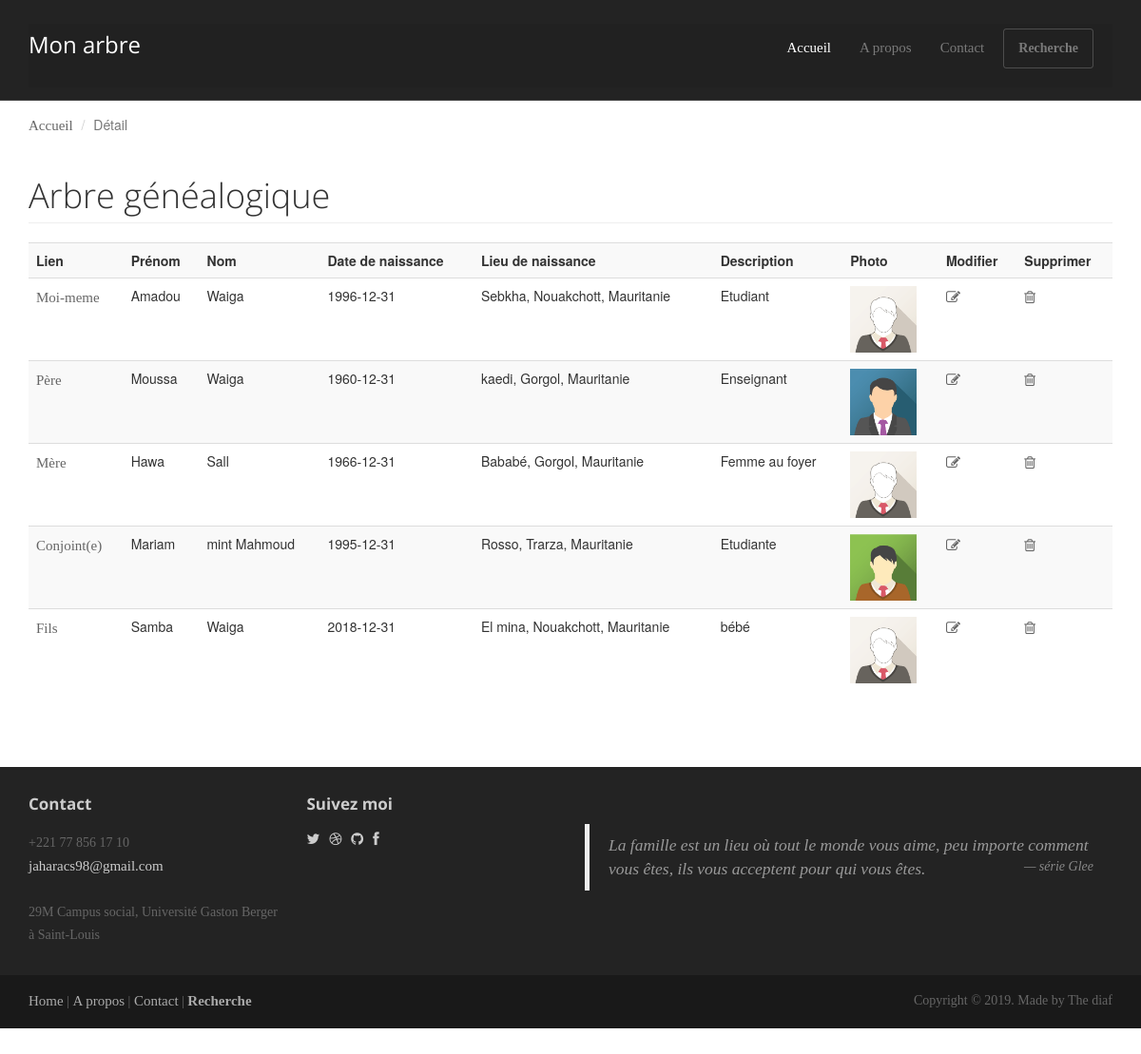
The app's page /details.php?id=3 with its own data.
### tables this page shows
CREATE TABLE `persons` (
  `id` int(11) NOT NULL,
  `firstName` varchar(255) NOT NULL,
  `lastName` varchar(255) NOT NULL,
  `birthDay` date NOT NULL,
  `birthLocality` varchar(255) NOT NULL,
  `sex` varchar(200) NOT NULL,
  `description` varchar(255) NOT NULL,
  `photo` varchar(255) NOT NULL
);

### model/FamilyManager.php (called while the page is built, shortened)
<?php
    class FamilyManager extends Manager
    {
        public function getFamilyInfo($idPerson)
        {
            $db = $this->dbConnect();
            $req = $db->query("SELECT * FROM family WHERE idUser='$idPerson' OR self='$idPerson' ;");
            $data = $req->fetch();
            return $data;
        }
    }

### model/PersonManager.php (called while the page is built, shortened)
<?php
    class PersonManager extends Manager
    {
        public function getPers($idPerson)
        {
            $db = $this->dbConnect();
            $req = $db->query("SELECT * FROM persons WHERE  id='$idPerson';");
            $data = $req->fetch();
            return $data;
        }
    }

### details.php (the view, shortened to what this page needs)
	<header id="heade"></header>
    <div class="container">
        <ol class="breadcrumb">
            <li><a href="index.php">    Accueil</a></li>
            <li class="active">Détail</li>
        </ol>
        <header class="page-header">
            <h1 class="page-title">Arbre généalogique</h1>
        </header>
        <?php
            require_once('model/FamilyManager.php');
            require_once('model/PersonManager.php');
            $personManager = new PersonManager();
            $familyManager = new FamilyManager();
            $family = $familyManager->getFamilyInfo($_GET['id']);
            $link = array(
                'self'      =>  'Moi-meme',
                'father'    =>  'Père',
                'mother'    =>  'Mère',
                'joint'     =>  'Conjoint(e)',
                'son'       =>  'Fils',
                'daughter'  =>  'Fille',
                'brother'   =>  'Frère'
            );
            if ($family){
                $txt = "<table class='table table-striped'><tr><th>Lien</th><th>Prénom</th>
                        <th>Nom</th><th>Date de naissance</th><th>Lieu de naissance</th>
                        <th>Description</th><th>Photo</th><th>Modifier</th><th>Supprimer</th></tr>";
                foreach ($family As $member => $val){
                    $person = $personManager->getPers($family[$member]);
                    if ($member != 'id' AND $member != 'idUser' AND !is_int($member)){
                        if ($person){
                            $id = $person['id'];
                            $txt .= "<tr>";
                            $txt .= "<td><a href='details.php?id=$id'>" . $link[$member] ."</a></td>";
                            $txt .= "<td>".$person['firstName']."</td>";
                            $txt .= "<td>".$person['lastName']."</td>";
                            $txt .= "<td>".$person['birthDay']."</td>";
                            $txt .= "<td>".$person['birthLocality']."</td>";
                            $txt .= "<td>".$person['description']."</td>";
                            $txt .= "<td> <img src=".$person['photo']." width='70' height='70' class='img1 img  img-responsive'></td>";
                            $txt .= "<td><a href='modifier.php?id=$id'><span class=\"fa fa-edit\"></span></a></td>";
                            $txt .= "<td><a href='supprimer.php?id=$id'><span class=\"fa fa-trash-o\"></span></a></td>";
                        }
                    }
                }
            echo $txt."</table>";
            }
        ?>
    </div>
<?php $content=ob_get_clean(); ?>
<?php require('template.php'); ?>

### template.php (shortened to what this page needs)
<!DOCTYPE html>
<html lang="fr">
<head>
	<link rel="stylesheet" href="assets/css/bootstrap.min.css">
	<link rel="stylesheet" href="assets/css/bootstrap.css">
	<link rel="stylesheet" href="assets/css/font-awesome.min.css">
	<link rel="stylesheet" href="assets/css/bootstrap-theme.css" media="screen" >
	<link rel="stylesheet" href="../assets/css/main.css">
</head>
<body class="home">
	<div class="navbar navbar-inverse navbar-fixed-top  headroom" >
		<div class="container">
			<div class="navbar-header">
				<a class="navbar-brand" href="index.php">Mon arbre</a>
			</div>
			<div class="collapse bg-dark navbar-collapse">
				<ul class="nav navbar-nav pull-right">
					<li class="active"><a href="index.php">Accueil</a></li>
					<li><a href="about.php">A propos</a></li>
					<li><a href="contact.php">Contact</a></li>
					<li><a class="btn" href="search.php">Recherche</a></li>
				</ul>
			</div>
		</div>
	</div>
    <?= $content ?>
    <footer id="footer" class="top-space">
		<div class="footer1">
			<div class="container">
				<div class="row">
					<div class="col-md-3 widget">
						<h3 class="widget-title">Contact</h3>
						<div class="widget-body">
							<p>+221 77 856 17 10<br>
								<a href="mailto:#">jaharacs98@gmail.com</a><br>
								<br>
								29M Campus social, Université Gaston Berger à Saint-Louis
							</p>
						</div>
					</div>
					<div class="col-md-3 widget">
						<h3 class="widget-title">Suivez moi</h3>
						<div class="widget-body">
							<p class="follow-me-icons">
								<a href=""><i class="fa fa-twitter fa-2"></i></a>
								<a href=""><i class="fa fa-dribbble fa-2"></i></a>
								<a href=""><i class="fa fa-github fa-2"></i></a>
								<a href=""><i class="fa fa-facebook fa-2"></i></a>
							</p>
						</div>
					</div>
					<div class="col-md-6 widget">
						<div class="widget-body">
						<blockquote>La famille est un lieu où tout le monde vous aime,
							peu importe comment vous êtes, ils vous acceptent pour qui
							vous êtes.<small class="text-muted pull-right">série Glee</small>
						</blockquote>
						</div>
					</div>
				</div>
			</div>
		</div>
		<div class="footer2">
			<div class="container">
				<div class="row">
					<div class="col-md-6 widget">
						<div class="widget-body">
							<p class="simplenav">
								<a href="#">Home</a> |
								<a href="about.php">A propos</a> |
								<a href="contact.php">Contact</a> |
								<b><a href="search.php">Recherche</a></b>
							</p>
						</div>
					</div>
					<div class="col-md-6 widget">
						<div class="widget-body">
							<p class="text-right">
								Copyright &copy; 2019. Made by The diaf
							</p>
						</div>
					</div>
				</div>
			</div>
		</div>
	</footer>
</body>

### assets/css/main.css (style rules this page uses)
.navbar { height: 7%; background-color: #232323; }
#heade { height : 100%; min-height:520px; text-align: center; margin-top: -430px; padding-top:0px; color:white; font-family:"Open sans", Helvetica, Arial; font-weight:300; }
.headroom { -webkit-transition: all 0.4s ease-out; -moz-transition: all 0.4s ease-out; -o-transition: all 0.4s ease-out; transition: all 0.4s ease-out; }
h1, h2, h3, h4, h5, h6 { font-family:"Open sans", Helvetica, Arial; }
h1, .h1, h2, .h2, h3, .h3 { margin-top:30px; }
blockquote { font-style: italic; font-family: Georgia; color:#999; margin:30px 0 30px; }
.page-title { margin-top:20px; font-weight:300; }
.text-muted { color:#888; }
.breadcrumb { background:none; padding:0; margin:30px 0 0px 0; }
.top-space { margin-top: 60px; }
img { max-width:100%; }
.footer1 { background: #232323; padding: 30px 0 0 0; font-size: 12px; color: #999; }
.footer1 a { color: #ccc; }
.footer1 .widget { margin-bottom:30px; }
.footer1 .widget-title { font-size: 17px; font-weight: bold; color: #ccc; margin: 0 0 20px; }
.follow-me-icons { font-size:30px; }
.follow-me-icons i { float:left; margin:0 10px 0 0; }
.footer2 { background: #191919; padding: 15px 0; color: #777; font-size: 12px; }
.footer2 a { color: #aaa; }
.footer2 p { margin: 0; }
.btn { margin: 20px; }
a { font-family: Poppins-Regular; font-size: 15px; line-height: 1.7; color: #666666; margin: 0px; transition: all 0.4s; -webkit-transition: all 0.4s; -o-transition: all 0.4s; -moz-transition: all 0.4s; }
h1,h2,h3,h4,h5,h6 { margin: 0px; }
p { font-family: Poppins-Regular; font-size: 14px; line-height: 1.7; color: #666666; margin: 0px; }
.bg-dark { background-color: #212121; }
* { -webkit-box-sizing: border-box; -moz-box-sizing: border-box; box-sizing: border-box; }
body { font-family: "Helvetica Neue",Helvetica,Arial,sans-serif; font-size: 14px; line-height: 1.42857143; color: #333; background-color: #fff; }
html { font-size: 10px; -webkit-tap-highlight-color: rgba(0,0,0,0); }
html { font-family: sans-serif; -webkit-text-size-adjust: 100%; -ms-text-size-adjust: 100%; }

### records on screen
persons: member "Moi-meme", firstName "Amadou", lastName "Waiga", birthDay "1996-12-31", birthLocality "Sebkha, Nouakchott, Mauritanie", description "Etudiant", photo (picture)
persons: member "Père", firstName "Moussa", lastName "Waiga", birthDay "1960-12-31", birthLocality "kaedi, Gorgol, Mauritanie", description "Enseignant", photo (picture)
persons: member "Mère", firstName "Hawa", lastName "Sall", birthDay "1966-12-31", birthLocality "Bababé, Gorgol, Mauritanie", description "Femme au foyer", photo (picture)
persons: member "Conjoint(e)", firstName "Mariam", lastName "mint Mahmoud", birthDay "1995-12-31", birthLocality "Rosso, Trarza, Mauritanie", description "Etudiante", photo (picture)
persons: member "Fils", firstName "Samba", lastName "Waiga", birthDay "2018-12-31", birthLocality "El mina, Nouakchott, Mauritanie", description "bébé", photo (picture)
